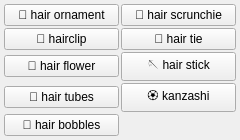
<?xml version="1.0" encoding="UTF-8"?>
<ui version="4.0">
 <class>clothes_hair_ornament_menu</class>
 <widget class="QWidget" name="clothes_hair_ornament_menu">
  <property name="geometry">
   <rect><x>0</x><y>0</y><width>240</width><height>60</height></rect>
  </property>
  <layout class="QGridLayout" name="grid">
   <property name="leftMargin"><number>4</number></property>
   <property name="topMargin"><number>4</number></property>
   <property name="rightMargin"><number>4</number></property>
   <property name="bottomMargin"><number>4</number></property>
   <property name="horizontalSpacing"><number>2</number></property>
   <property name="verticalSpacing"><number>2</number></property>
   <item row="0" column="0">
    <widget class="QPushButton" name="chk_hair_ornament">
     <property name="checkable"><bool>true</bool></property>
     <property name="text"><string>🌸 hair ornament</string></property>
     <property name="tags" stdset="0"><string>hair ornament</string></property>
     <property name="group" stdset="0"><string>hair_ornament</string></property>
    </widget>
   </item>
   <item row="1" column="0">
    <widget class="QPushButton" name="chk_hairclip">
     <property name="checkable"><bool>true</bool></property>
     <property name="text"><string>📎 hairclip</string></property>
     <property name="tags" stdset="0"><string>hairclip</string></property>
     <property name="group" stdset="0"><string>hair_ornament</string></property>
    </widget>
   </item>
   <item row="2" column="0">
    <widget class="QPushButton" name="chk_hair_flower">
     <property name="checkable"><bool>true</bool></property>
     <property name="text"><string>🌺 hair flower</string></property>
     <property name="tags" stdset="0"><string>hair flower</string></property>
     <property name="group" stdset="0"><string>hair_ornament</string></property>
    </widget>
   </item>
   <item row="3" column="0">
    <widget class="QPushButton" name="chk_hair_tubes">
     <property name="checkable"><bool>true</bool></property>
     <property name="text"><string>📿 hair tubes</string></property>
     <property name="tags" stdset="0"><string>hair tubes</string></property>
     <property name="group" stdset="0"><string>hair_ornament</string></property>
    </widget>
   </item>
   <item row="4" column="0">
    <widget class="QPushButton" name="chk_hair_bobbles">
     <property name="checkable"><bool>true</bool></property>
     <property name="text"><string>🧶 hair bobbles</string></property>
     <property name="tags" stdset="0"><string>hair bobbles</string></property>
     <property name="group" stdset="0"><string>hair_ornament</string></property>
    </widget>
   </item>
   <item row="0" column="1">
    <widget class="QPushButton" name="chk_hair_scrunchie">
     <property name="checkable"><bool>true</bool></property>
     <property name="text"><string>🧶 hair scrunchie</string></property>
     <property name="tags" stdset="0"><string>hair scrunchie</string></property>
     <property name="group" stdset="0"><string>hair_ornament</string></property>
    </widget>
   </item>
   <item row="1" column="1">
    <widget class="QPushButton" name="chk_hair_tie">
     <property name="checkable"><bool>true</bool></property>
     <property name="text"><string>🧶 hair tie</string></property>
     <property name="tags" stdset="0"><string>hair tie</string></property>
     <property name="group" stdset="0"><string>hair_ornament</string></property>
    </widget>
   </item>
   <item row="2" column="1">
    <widget class="QPushButton" name="chk_hair_stick">
     <property name="checkable"><bool>true</bool></property>
     <property name="text"><string>🪡 hair stick</string></property>
     <property name="tags" stdset="0"><string>hair stick</string></property>
     <property name="group" stdset="0"><string>hair_ornament</string></property>
    </widget>
   </item>
   <item row="3" column="1">
    <widget class="QPushButton" name="chk_kanzashi">
     <property name="checkable"><bool>true</bool></property>
     <property name="text"><string>🏵️ kanzashi</string></property>
     <property name="tags" stdset="0"><string>kanzashi</string></property>
     <property name="group" stdset="0"><string>hair_ornament</string></property>
    </widget>
   </item>
  </layout>
 </widget>
 <resources/>
 <connections/>
</ui>
